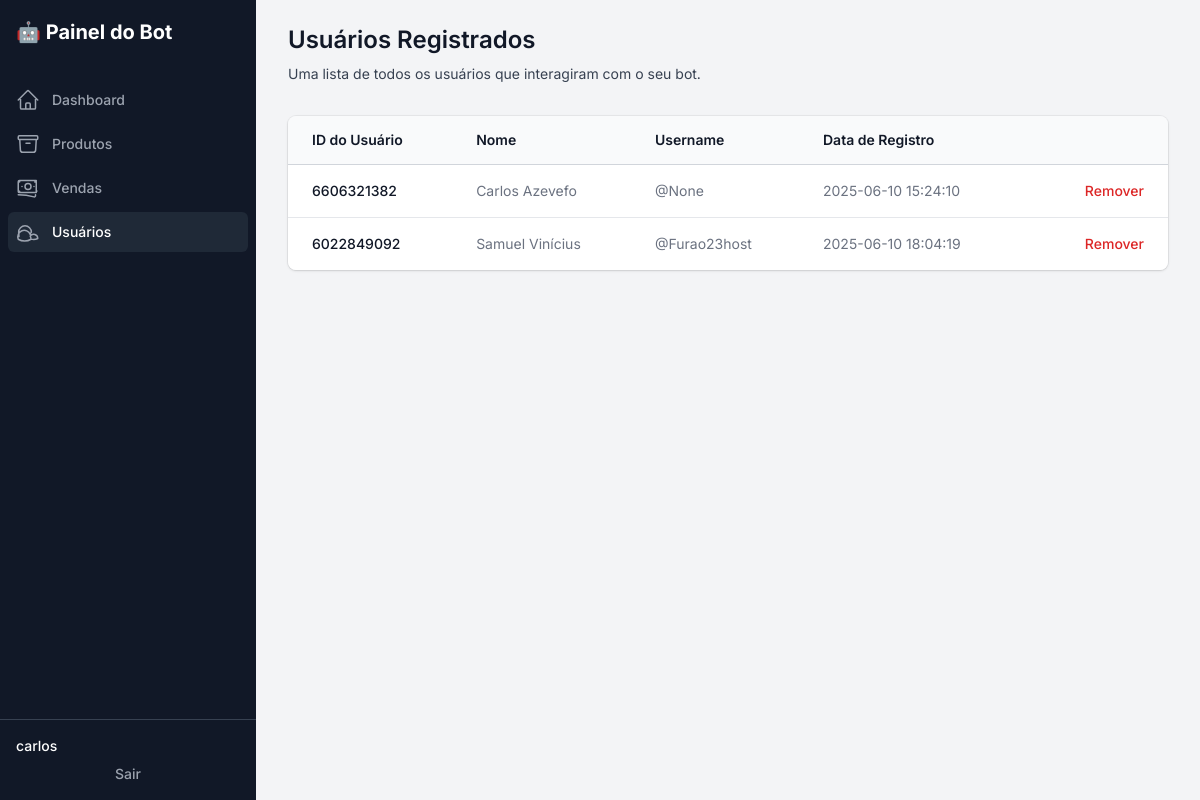
The page /usuarios (signed in) on the database its author committed.
### tables this page shows
CREATE TABLE users (
    id INTEGER PRIMARY KEY,
    username TEXT,
    first_name TEXT,
    last_name TEXT,
    data_registro TEXT
);

### app.py (the view)
@app.route('/usuarios')
def usuarios():
    if not session.get('logged_in'): return redirect(url_for('login'))
    conn = get_db_connection()
    lista_usuarios = conn.execute('SELECT * FROM users ORDER BY id DESC').fetchall()
    conn.close()
    return render_template('usuarios.html', usuarios=lista_usuarios)

### app.py (called while the page is built)
def get_db_connection():
    conn = sqlite3.connect(DB_NAME)
    conn.row_factory = sqlite3.Row
    return conn

### templates/usuarios.html (shortened to what this page needs)
{% extends "layout.html" %}
{% block content %}
<div class="sm:flex sm:items-center">
    <div class="sm:flex-auto">
        <h1 class="text-2xl font-semibold text-gray-900">Usuários Registrados</h1>
        <p class="mt-2 text-sm text-gray-700">Uma lista de todos os usuários que interagiram com o seu bot.</p>
    </div>
</div>
<div class="mt-8 flow-root">
    <div class="-mx-4 -my-2 overflow-x-auto sm:-mx-6 lg:-mx-8">
      <div class="inline-block min-w-full py-2 align-middle sm:px-6 lg:px-8">
        <div class="overflow-hidden shadow ring-1 ring-black ring-opacity-5 sm:rounded-lg">
          <table class="min-w-full divide-y divide-gray-300">
            <thead class="bg-gray-50">
              <tr>
                <th scope="col" class="py-3.5 pl-4 pr-3 text-left text-sm font-semibold text-gray-900 sm:pl-6">ID do Usuário</th>
                <th scope="col" class="px-3 py-3.5 text-left text-sm font-semibold text-gray-900">Nome</th>
                <th scope="col" class="px-3 py-3.5 text-left text-sm font-semibold text-gray-900">Username</th>
                <th scope="col" class="px-3 py-3.5 text-left text-sm font-semibold text-gray-900">Data de Registro</th>
                <th scope="col" class="relative py-3.5 pl-3 pr-4 sm:pr-6"><span class="sr-only">Remover</span></th>
              </tr>
            </thead>
            <tbody class="divide-y divide-gray-200 bg-white">
              {% for usuario in usuarios %}
              <tr>
                <td class="whitespace-nowrap py-4 pl-4 pr-3 text-sm font-medium text-gray-900 sm:pl-6">{{ usuario.id }}</td>
                <td class="whitespace-nowrap px-3 py-4 text-sm text-gray-500">{{ usuario.first_name }} {{ usuario.last_name or '' }}</td>
                <td class="whitespace-nowrap px-3 py-4 text-sm text-gray-500">@{{ usuario.username }}</td>
                <td class="whitespace-nowrap px-3 py-4 text-sm text-gray-500">{{ usuario.data_registro }}</td>
                <td class="relative whitespace-nowrap py-4 pl-3 pr-4 text-right text-sm font-medium sm:pr-6">
                  <a href="{{ url_for('remove_user', id=usuario.id) }}" class="text-red-600 hover:text-red-900">Remover</a>
                </td>
              </tr>
              {% else %}
              <tr>
                <td colspan="5" class="py-4 text-center text-sm text-gray-500">Nenhum usuário registrado.</td>
              </tr>
              {% endfor %}
            </tbody>
          </table>
        </div>
      </div>
    </div>
</div>
{% endblock %}

### templates/layout.html (shortened to what this page needs)
<!DOCTYPE html>
<html lang="pt-br" class="h-full bg-gray-100">
<head>
    <script src="https://cdn.tailwindcss.com"></script>
</head>
<body class="h-full">
<div class="min-h-full">
  <div class="fixed inset-y-0 flex w-64 flex-col bg-gray-900">
    <div class="flex min-h-0 flex-1 flex-col">
      <div class="flex h-16 flex-shrink-0 items-center bg-gray-900 px-4">
        <h1 class="text-xl font-bold text-white">🤖 Painel do Bot</h1>
      </div>
      <div class="flex flex-1 flex-col overflow-y-auto">
        <nav class="flex-1 space-y-1 px-2 py-4">
          <a href="{{ url_for('index') }}" class="{{ 'bg-gray-800 text-white' if request.path == url_for('index') else 'text-gray-400 hover:bg-gray-800 hover:text-white' }} group flex items-center rounded-md px-2 py-2 text-sm font-medium">
            Dashboard
          </a>
          <a href="{{ url_for('produtos') }}" class="{{ 'bg-gray-800 text-white' if request.path == url_for('produtos') else 'text-gray-400 hover:bg-gray-800 hover:text-white' }} group flex items-center rounded-md px-2 py-2 text-sm font-medium">
            Produtos
          </a>
          <a href="{{ url_for('vendas') }}" class="{{ 'bg-gray-800 text-white' if request.path == url_for('vendas') else 'text-gray-400 hover:bg-gray-800 hover:text-white' }} group flex items-center rounded-md px-2 py-2 text-sm font-medium">
            Vendas
          </a>
          <a href="{{ url_for('usuarios') }}" class="{{ 'bg-gray-800 text-white' if request.path == url_for('usuarios') else 'text-gray-400 hover:bg-gray-800 hover:text-white' }} group flex items-center rounded-md px-2 py-2 text-sm font-medium">
            Usuários
          </a>
        </nav>
      </div>
       <div class="flex flex-shrink-0 border-t border-gray-700 p-4">
        <div class="flex-shrink-0 w-full">
            <div class="flex items-center">
                <div>
                    <p class="text-sm font-medium text-white">{{ session.username }}</p>
                </div>
            </div>
            <a href="{{ url_for('logout') }}" class="mt-2 block w-full text-center text-sm font-medium text-gray-400 hover:text-white">Sair</a>
        </div>
      </div>
    </div>
  </div>
  <div class="flex flex-1 flex-col md:pl-64">
    <main class="flex-1">
      <div class="py-6">
        <div class="mx-auto max-w-7xl px-4 sm:px-6 md:px-8">
            {% block content %}{% endblock %}
        </div>
      </div>
    </main>
  </div>
</div>
</body>
</html>

### templates/layout.html (style rules this page uses)
body { font-family: 'Inter', sans-serif; }

### rows shown on the page
users: username "carlos", id "6606321382", first_name "Carlos", last_name "Azevefo", username "None", data_registro "2025-06-10 15:24:10"
users: id "6022849092", first_name "Samuel", last_name "Vinícius", username "Furao23host", data_registro "2025-06-10 18:04:19"
